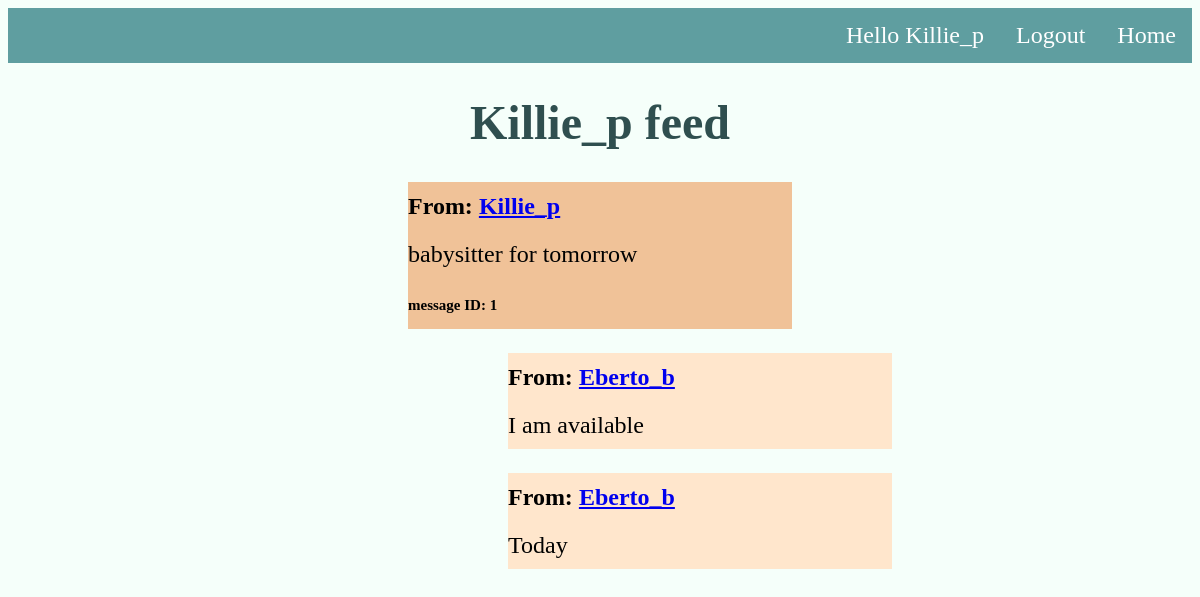
Page /feed/ (signed in) on the earlier database version.
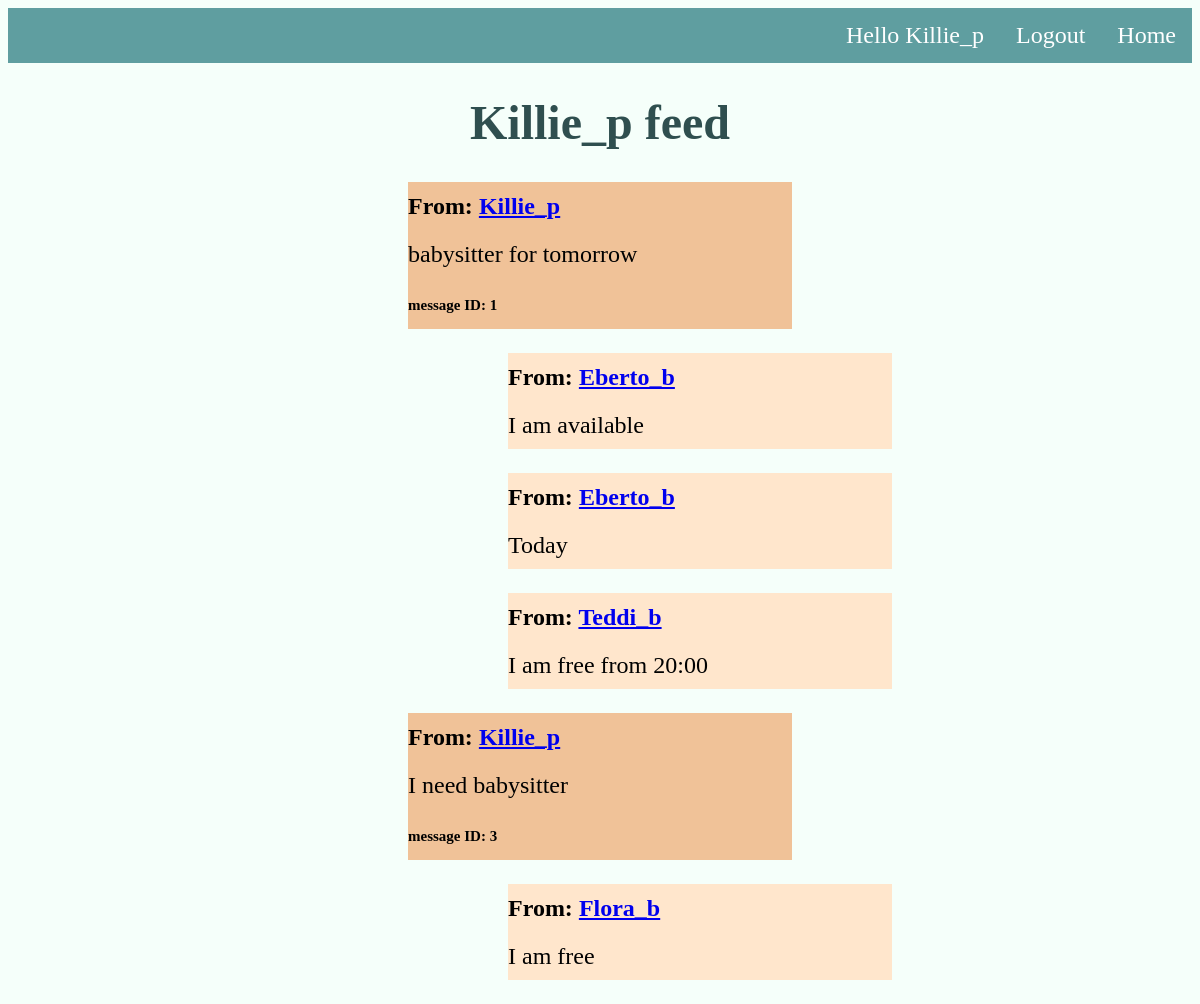
Same page on the later database version.
### accounts/models.py (models this page shows, shortened)
class Search(models.Model):
    username = models.CharField(max_length = 100) #parent username
    min_exp = models.IntegerField()
    gender = models.CharField(max_length=300, choices=CHOICES_GENDER)
    message = models.TextField()
    results = models.ManyToManyField(Details, blank=True) # list of babysitter found with the params
    reply = models.ManyToManyField(Reply, blank=True)  # list of babysitter replys

class Reply(models.Model): # babysitter reply messages - only when got reply. To add to Serach
    babysitter = models.CharField(max_length=100)
    message = models.TextField()

### accounts/views.py (the view, shortened to what this page needs)
# urls.py: path('feed/', views.feed_view, name='feed'),
@login_required(login_url='accounts:login_form')
def feed_view(request):
    if request.method == "POST":
        reply = Reply.objects.create(babysitter = request.user.username,
                            message = request.POST['message'])
        search_mes = ReplySearch.objects.get(search=request.POST['search'],
                                             babysitter = request.user.username)
        search_mes.message= request.POST['message']
        search_mes.save()
        current_search = Search.objects.get(id=request.POST['search'])
        current_search.reply.add(reply)
        current_search.save()
        return redirect("accounts:feed")
    else:
        profile = Profile.objects.get(username=request.user.username)
        if profile.type == "Parent":
            parent_search = Search.objects.all().filter(username=request.user.username)
            return render(request, "accounts/feed.html",
                          {"parent_search": parent_search,
                           "type" : "Parent"})

### templates/accounts/feed.html (shortened to what this page needs)
{% extends 'base_layout.html' %}s
{% block content %}
<h1> {{user.username}} feed</h1>
{% for p in  parent_search %}
<p class="message_p">
    <span class="username">
        From: <a href ="{% url 'accounts:info' username=p.username %}">{{p.username}}</a></span>
    <br> {{p.message}} <br>
    <span class="smaller"> message ID: {{p.id}}</span> </p>
    {% if type == "Babysitter" %}
        {% for r in  p.reply.all %}
            {% if r.babysitter == user.username %}
            <p class="reply">
             <span class="username">
            From: <a href ="{% url 'accounts:info' username=r.babysitter %}">{{r.babysitter}}</a></span>
            <br> {{r.message}}
            </p>
            {% endif %}
        {% endfor %}
    {% else %}
        {% for r in  p.reply.all %}
            <p class="reply">
             <span class="username">
            From: <a href ="{% url 'accounts:info' username=r.babysitter %}">{{r.babysitter}}</a></span>
            <br> {{r.message}}
            </p>
        {% endfor %}
    {% endif %}
{% endfor %}
{% endblock %}

### templates/base_layout.html (shortened to what this page needs)
{% load static %}
<!DOCTYPE html>
<html lang="en">
<head>
    <link rel="stylesheet" href="{% static 'mystyle2.css' %}">
</head>
<body>
<div class="wrapper">
    <nav>
        <ul>
            <li><a href="{% url 'homepage' %}">Home</a></li>
        {% if user.is_authenticated %}
            <li>
            <form class="logout-link" action="{% url 'accounts:logout' %}" method="post">
            <button type="submit">Logout</button>
            </form>
            </li>
            <li><a href="{% url 'accounts:wellcome' %}">Hello {{user}}</a></li>
        {% else %}
            <li><a href="{% url 'accounts:login_form' %}">Login</a></li>
            <li><a href="{% url 'accounts:singup_form' %}">Signup</a></li>
        {% endif %}
        </ul>
    </nav>
    {% block content %}
    {% endblock %}
</div>
</body>
</html>

### assets/mystyle2.css (style rules this page uses)
body { background-color: MintCream; font-size: x-large; }
h1 { color: DarkSlateGray; text-align: center; }
p { margin-right: 200px; margin-left: 150px; line-height: 200%; color:Teal; text-align:justify; }
p.reply { background-color: #ffe6cc; color: black; margin-left: 500px; margin-right: 300px; }
p.message_p { background-color: #F0C298; color: black; margin-left: 400px; margin-right: 400px; }
span.smaller { font-size: 15px; font-weight: bold; }
span.username { font-weight: bold; }
button { background: CadetBlue; border: none; color: white; padding: 14px 16px; text-decoration: none; font-family: "Times New Roman", Times, serif; font-size: x-large; }
.wrapper nav ul { list-style-type: none; margin: 0; padding: 0; overflow: hidden; background-color: CadetBlue; }
.wrapper nav li { float: right; }
.wrapper nav li a { display: block; color: white; text-align: center; padding: 14px 16px; text-decoration: none; }

Differences in the rows shown:
added Reply: babysitter "Teddi_b", message "I am free from 20:00", shown under Search "babysitter for tomorrow"
added Search: username "Killie_p", message "I need babysitter", id "3"
added Reply: babysitter "Flora_b", message "I am free", shown under "Killie_p"
